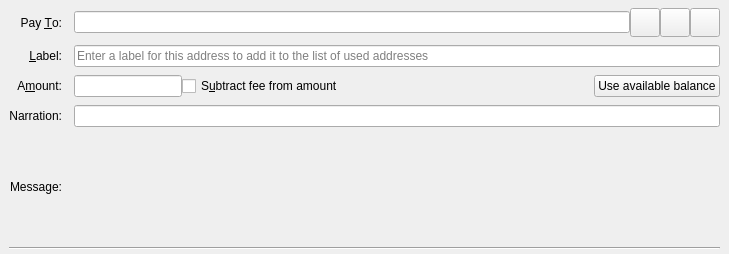
<?xml version="1.0" encoding="UTF-8"?>
<ui version="4.0">
 <class>SendCoinsEntry</class>
 <widget class="QStackedWidget" name="SendCoinsEntry">
  <property name="geometry">
   <rect>
    <x>0</x>
    <y>0</y>
    <width>729</width>
    <height>254</height>
   </rect>
  </property>
  <property name="focusPolicy">
   <enum>Qt::TabFocus</enum>
  </property>
  <property name="autoFillBackground">
   <bool>false</bool>
  </property>
  <widget class="QFrame" name="SendCoins">
   <property name="frameShape">
    <enum>QFrame::NoFrame</enum>
   </property>
   <layout class="QGridLayout" name="gridLayout">
    <property name="topMargin">
     <number>8</number>
    </property>
    <property name="bottomMargin">
     <number>4</number>
    </property>
    <property name="horizontalSpacing">
     <number>12</number>
    </property>
    <property name="verticalSpacing">
     <number>8</number>
    </property>
    <item row="4" column="0">
     <widget class="QLabel" name="lblNarration">
      <property name="text">
       <string>Narration:</string>
      </property>
      <property name="alignment">
       <set>Qt::AlignRight|Qt::AlignTrailing|Qt::AlignVCenter</set>
      </property>
      <property name="buddy">
       <cstring>edtNarration</cstring>
      </property>
     </widget>
    </item>
    <item row="0" column="0">
     <widget class="QLabel" name="payToLabel">
      <property name="text">
       <string>Pay &amp;To:</string>
      </property>
      <property name="alignment">
       <set>Qt::AlignRight|Qt::AlignTrailing|Qt::AlignVCenter</set>
      </property>
      <property name="buddy">
       <cstring>payTo</cstring>
      </property>
     </widget>
    </item>
    <item row="3" column="0">
     <widget class="QLabel" name="amountLabel">
      <property name="text">
       <string>A&amp;mount:</string>
      </property>
      <property name="alignment">
       <set>Qt::AlignRight|Qt::AlignTrailing|Qt::AlignVCenter</set>
      </property>
      <property name="buddy">
       <cstring>payAmount</cstring>
      </property>
     </widget>
    </item>
    <item row="0" column="1">
     <layout class="QHBoxLayout" name="payToLayout">
      <property name="spacing">
       <number>0</number>
      </property>
      <item>
       <widget class="QValidatedLineEdit" name="payTo">
        <property name="toolTip">
         <string>The Particl address to send the payment to</string>
        </property>
       </widget>
      </item>
      <item>
       <widget class="QToolButton" name="addressBookButton">
        <property name="toolTip">
         <string>Choose previously used address</string>
        </property>
        <property name="text">
         <string/>
        </property>
        <property name="icon">
         <iconset resource="../bitcoin.qrc">
          <normaloff>:/icons/address-book</normaloff>:/icons/address-book</iconset>
        </property>
        <property name="iconSize">
         <size>
          <width>22</width>
          <height>22</height>
         </size>
        </property>
        <property name="shortcut">
         <string>Alt+A</string>
        </property>
       </widget>
      </item>
      <item>
       <widget class="QToolButton" name="pasteButton">
        <property name="toolTip">
         <string>Paste address from clipboard</string>
        </property>
        <property name="text">
         <string/>
        </property>
        <property name="icon">
         <iconset resource="../bitcoin.qrc">
          <normaloff>:/icons/editpaste</normaloff>:/icons/editpaste</iconset>
        </property>
        <property name="iconSize">
         <size>
          <width>22</width>
          <height>22</height>
         </size>
        </property>
        <property name="shortcut">
         <string>Alt+P</string>
        </property>
       </widget>
      </item>
      <item>
       <widget class="QToolButton" name="deleteButton">
        <property name="toolTip">
         <string>Remove this entry</string>
        </property>
        <property name="text">
         <string/>
        </property>
        <property name="icon">
         <iconset resource="../bitcoin.qrc">
          <normaloff>:/icons/remove</normaloff>:/icons/remove</iconset>
        </property>
        <property name="iconSize">
         <size>
          <width>22</width>
          <height>22</height>
         </size>
        </property>
       </widget>
      </item>
     </layout>
    </item>
    <item row="1" column="1">
     <widget class="QLineEdit" name="addAsLabel">
      <property name="toolTip">
       <string>Enter a label for this address to add it to the list of used addresses</string>
      </property>
      <property name="placeholderText">
       <string>Enter a label for this address to add it to the list of used addresses</string>
      </property>
     </widget>
    </item>
    <item row="1" column="0">
     <widget class="QLabel" name="labellLabel">
      <property name="text">
       <string>&amp;Label:</string>
      </property>
      <property name="alignment">
       <set>Qt::AlignRight|Qt::AlignTrailing|Qt::AlignVCenter</set>
      </property>
      <property name="buddy">
       <cstring>addAsLabel</cstring>
      </property>
     </widget>
    </item>
    <item row="3" column="1">
     <layout class="QHBoxLayout" name="horizontalLayoutAmount" stretch="0,1,0">
      <item>
       <widget class="BitcoinAmountField" name="payAmount">
         <property name="toolTip">
          <string>The amount to send in the selected unit</string>
         </property>
       </widget>
      </item>
      <item>
       <widget class="QCheckBox" name="checkboxSubtractFeeFromAmount">
        <property name="toolTip">
         <string>The fee will be deducted from the amount being sent. The recipient will receive less particl than you enter in the amount field. If multiple recipients are selected, the fee is split equally.</string>
        </property>
        <property name="text">
         <string>S&amp;ubtract fee from amount</string>
        </property>
       </widget>
      </item>
      <item>
       <widget class="QPushButton" name="useAvailableBalanceButton">
        <property name="text">
         <string>Use available balance</string>
        </property>
       </widget>
      </item>
     </layout>
    </item>
    <item row="4" column="1">
     <widget class="QLineEdit" name="edtNarration">
      <property name="toolTip">
       <string>A short message sent over the Particl network, encrypted if sending to a stealth address or in a blind or anon transaction.</string>
      </property>
      <property name="maxLength">
       <number>24</number>
      </property>
     </widget>
    </item>
    <item row="5" column="0">
     <widget class="QLabel" name="messageLabel">
      <property name="text">
       <string>Message:</string>
      </property>
      <property name="alignment">
       <set>Qt::AlignRight|Qt::AlignTrailing|Qt::AlignVCenter</set>
      </property>
     </widget>
    </item>
    <item row="5" column="1">
     <widget class="QLabel" name="messageTextLabel">
      <property name="toolTip">
       <string>A message that was attached to the particl: URI which will be stored with the transaction for your reference. Note: This message will not be sent over the Particl network.</string>
      </property>
      <property name="textFormat">
       <enum>Qt::PlainText</enum>
      </property>
     </widget>
    </item>
    <item row="6" column="0" colspan="2">
     <widget class="Line" name="line">
      <property name="orientation">
       <enum>Qt::Horizontal</enum>
      </property>
     </widget>
    </item>
   </layout>
  </widget>
  <widget class="QFrame" name="SendCoins_cs">
   <property name="toolTip">
    <string>This is a payment to a coldstake script.</string>
   </property>
   <property name="frameShape">
    <enum>QFrame::NoFrame</enum>
   </property>
   <layout class="QGridLayout" name="gridLayout_cs">
    <property name="topMargin">
     <number>8</number>
    </property>
    <property name="bottomMargin">
     <number>4</number>
    </property>
    <property name="horizontalSpacing">
     <number>12</number>
    </property>
    <property name="verticalSpacing">
     <number>8</number>
    </property>
    <item row="3" column="1">
     <layout class="QHBoxLayout" name="horizontalLayoutAmount_cs" stretch="0,1,0">
      <item>
       <widget class="BitcoinAmountField" name="payAmount_cs"/>
      </item>
      <item>
       <widget class="QCheckBox" name="checkboxSubtractFeeFromAmount_cs">
        <property name="toolTip">
         <string>The fee will be deducted from the amount being sent. The recipient will receive less particl than you enter in the amount field. If multiple recipients are selected, the fee is split equally.</string>
        </property>
        <property name="text">
         <string>Subtract fee from amount</string>
        </property>
       </widget>
      </item>
      <item>
       <widget class="QPushButton" name="useAvailableBalanceButton_cs">
        <property name="text">
         <string>Use available balance</string>
        </property>
       </widget>
      </item>
     </layout>
    </item>
    <item row="1" column="0">
     <widget class="QLabel" name="spendAddrLabel">
      <property name="text">
       <string>Spend  Address:</string>
      </property>
      <property name="alignment">
       <set>Qt::AlignRight|Qt::AlignTrailing|Qt::AlignVCenter</set>
      </property>
      <property name="buddy">
       <cstring>addAsLabel</cstring>
      </property>
     </widget>
    </item>
    <item row="4" column="1">
     <widget class="QLineEdit" name="edtNarration_cs">
      <property name="toolTip">
       <string>A short message sent over the Particl network, encrypted if sending to a stealth address or in a blind or anon transaction.</string>
      </property>
      <property name="maxLength">
       <number>24</number>
      </property>
     </widget>
    </item>
    <item row="1" column="1">
     <layout class="QHBoxLayout" name="payToLayout2_cs">
      <property name="spacing">
       <number>0</number>
      </property>
      <item>
       <widget class="QValidatedLineEdit" name="spendAddr">
        <property name="toolTip">
         <string>The Particl address that will be able to spend the output (must be 256bit)</string>
        </property>
       </widget>
      </item>
      <item>
       <widget class="QToolButton" name="addressBookButton2_cs">
        <property name="toolTip">
         <string>Choose previously used address</string>
        </property>
        <property name="text">
         <string/>
        </property>
        <property name="icon">
         <iconset resource="../bitcoin.qrc">
          <normaloff>:/icons/address-book</normaloff>:/icons/address-book</iconset>
        </property>
        <property name="iconSize">
         <size>
          <width>22</width>
          <height>22</height>
         </size>
        </property>
        <property name="shortcut">
         <string>Alt+A</string>
        </property>
       </widget>
      </item>
      <item>
       <widget class="QToolButton" name="pasteButton2_cs">
        <property name="toolTip">
         <string>Paste address from clipboard</string>
        </property>
        <property name="text">
         <string/>
        </property>
        <property name="icon">
         <iconset resource="../bitcoin.qrc">
          <normaloff>:/icons/editpaste</normaloff>:/icons/editpaste</iconset>
        </property>
        <property name="iconSize">
         <size>
          <width>22</width>
          <height>22</height>
         </size>
        </property>
        <property name="shortcut">
         <string>Alt+P</string>
        </property>
       </widget>
      </item>
     </layout>
    </item>
    <item row="5" column="0" colspan="2">
     <widget class="Line" name="line_cs">
      <property name="orientation">
       <enum>Qt::Horizontal</enum>
      </property>
     </widget>
    </item>
    <item row="3" column="0">
     <widget class="QLabel" name="amountLabel_cs">
      <property name="text">
       <string>Amount:</string>
      </property>
      <property name="alignment">
       <set>Qt::AlignRight|Qt::AlignTrailing|Qt::AlignVCenter</set>
      </property>
      <property name="buddy">
       <cstring>payAmount_cs</cstring>
      </property>
     </widget>
    </item>
    <item row="0" column="0">
     <widget class="QLabel" name="stakeAddrLabel">
      <property name="text">
       <string>Stake Address:</string>
      </property>
      <property name="alignment">
       <set>Qt::AlignRight|Qt::AlignTrailing|Qt::AlignVCenter</set>
      </property>
      <property name="buddy">
       <cstring>stakeAddr</cstring>
      </property>
     </widget>
    </item>
    <item row="4" column="0">
     <widget class="QLabel" name="lblNarration_cs">
      <property name="text">
       <string>Narration:</string>
      </property>
      <property name="alignment">
       <set>Qt::AlignRight|Qt::AlignTrailing|Qt::AlignVCenter</set>
      </property>
      <property name="buddy">
       <cstring>edtNarration_cs</cstring>
      </property>
     </widget>
    </item>
    <item row="0" column="1">
     <layout class="QHBoxLayout" name="payToLayout_cs">
      <property name="spacing">
       <number>0</number>
      </property>
      <item>
       <widget class="QValidatedLineEdit" name="stakeAddr">
        <property name="toolTip">
         <string>The Particl address that will be able to stake the output</string>
        </property>
       </widget>
      </item>
      <item>
       <widget class="QToolButton" name="addressBookButton_cs">
        <property name="toolTip">
         <string>Choose previously used address</string>
        </property>
        <property name="text">
         <string/>
        </property>
        <property name="icon">
         <iconset resource="../bitcoin.qrc">
          <normaloff>:/icons/address-book</normaloff>:/icons/address-book</iconset>
        </property>
        <property name="iconSize">
         <size>
          <width>22</width>
          <height>22</height>
         </size>
        </property>
        <property name="shortcut">
         <string>Alt+A</string>
        </property>
       </widget>
      </item>
      <item>
       <widget class="QToolButton" name="pasteButton_cs">
        <property name="toolTip">
         <string>Paste address from clipboard</string>
        </property>
        <property name="text">
         <string/>
        </property>
        <property name="icon">
         <iconset resource="../bitcoin.qrc">
          <normaloff>:/icons/editpaste</normaloff>:/icons/editpaste</iconset>
        </property>
        <property name="iconSize">
         <size>
          <width>22</width>
          <height>22</height>
         </size>
        </property>
        <property name="shortcut">
         <string>Alt+P</string>
        </property>
       </widget>
      </item>
      <item>
       <widget class="QToolButton" name="deleteButton_cs">
        <property name="toolTip">
         <string>Remove this entry</string>
        </property>
        <property name="text">
         <string/>
        </property>
        <property name="icon">
         <iconset resource="../bitcoin.qrc">
          <normaloff>:/icons/remove</normaloff>:/icons/remove</iconset>
        </property>
        <property name="iconSize">
         <size>
          <width>22</width>
          <height>22</height>
         </size>
        </property>
       </widget>
      </item>
     </layout>
    </item>
   </layout>
  </widget>
 </widget>
 <customwidgets>
  <customwidget>
   <class>QValidatedLineEdit</class>
   <extends>QLineEdit</extends>
   <header>qt/qvalidatedlineedit.h</header>
  </customwidget>
  <customwidget>
   <class>BitcoinAmountField</class>
   <extends>QLineEdit</extends>
   <header>qt/bitcoinamountfield.h</header>
   <container>1</container>
  </customwidget>
 </customwidgets>
 <tabstops>
  <tabstop>payTo</tabstop>
  <tabstop>addressBookButton</tabstop>
  <tabstop>pasteButton</tabstop>
  <tabstop>deleteButton</tabstop>
  <tabstop>addAsLabel</tabstop>
  <tabstop>payAmount</tabstop>
  <tabstop>edtNarration</tabstop>
  <tabstop>deleteButton_s</tabstop>
 </tabstops>
 <resources>
  <include location="../bitcoin.qrc"/>
 </resources>
 <connections/>
</ui>
